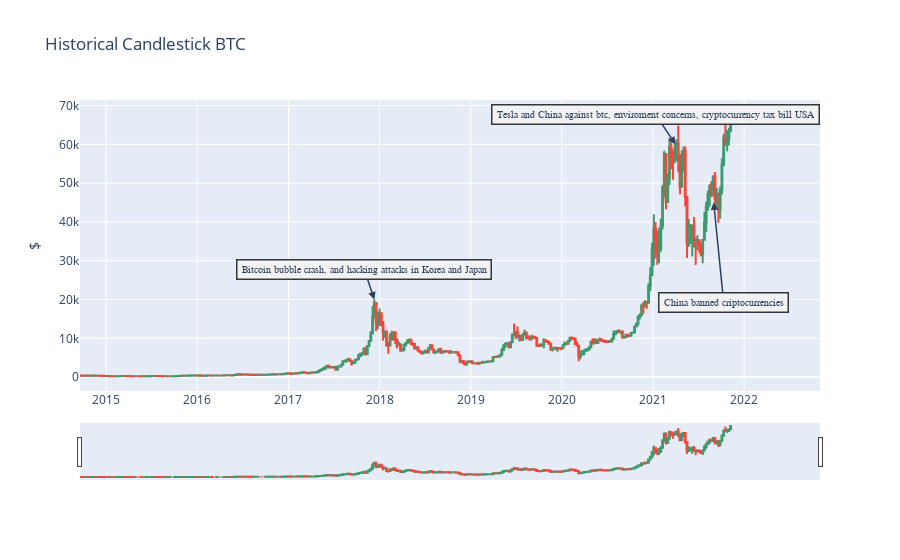

Notebook cell for this chart:
### Code cell
layout = go.Layout(
    title = "Historical Candlestick BTC",
    yaxis_title="$",
    annotations=annotations,
    hovermode='closest'
)
data = [go.Candlestick(x=btc.index, 
open = btc['Open'], 
high=btc['High'], 
low=btc['Low'],
close=btc['Close']
)]
btc.iplot(kind='box',data=data,layout=layout)

### Figure 1 — Plotly figure (JSON) as saved in the notebook; plotly's stock layout.template omitted (floating-point values rounded to 4 significant figures; data arrays with more than 128 entries replaced by an {"elided": "..."} marker saying what was removed)
{"data": [{"close": {"elided": "373 float values"}, "high": {"elided": "373 float values"}, "low": {"elided": "373 float values"}, "open": {"elided": "373 float values"}, "type": "candlestick", "x": {"elided": "373 str values"}}], "layout": {"annotations": [{"arrowhead": 2, "arrowwidth": 1.5, "bgcolor": "rgb(242,242,242,0.95)", "bordercolor": "rgb(50,55,60,0.40)", "borderpad": 4, "borderwidth": 1.5, "font": {"family": "monospace", "size": 9.5}, "showarrow": true, "text": "Bitcoin bubble crash, and hacking attacks in Korea and Japan", "x": "2017-12-11", "xref": "x", "y": "20000", "yref": "y"}, {"arrowhead": 2, "arrowwidth": 1.5, "ax": -20, "bgcolor": "rgb(242,242,242,0.95)", "bordercolor": "rgb(50,55,60,0.40)", "borderpad": 4, "borderwidth": 1.5, "font": {"family": "monospace", "size": 9.5}, "showarrow": true, "startarrowsize": 5, "text": "Tesla and China against btc, enviroment concerns, cryptocurrency tax bill USA", "x": "2021-04", "xref": "x", "y": "60000", "yref": "y"}, {"align": "right", "arrowhead": 2, "arrowwidth": 1.5, "ax": 10, "ay": 100, "bgcolor": "rgb(242,242,242,0.95)", "bordercolor": "rgb(50,55,60,0.40)", "borderpad": 4, "borderwidth": 1.5, "font": {"family": "monospace", "size": 9.5}, "showarrow": true, "text": "China banned criptocurrencies", "x": "2021-09", "xref": "x", "y": "45000", "yref": "y"}], "hovermode": "closest", "title": {"text": "Historical Candlestick BTC"}, "yaxis": {"title": {"text": "$"}}}}
